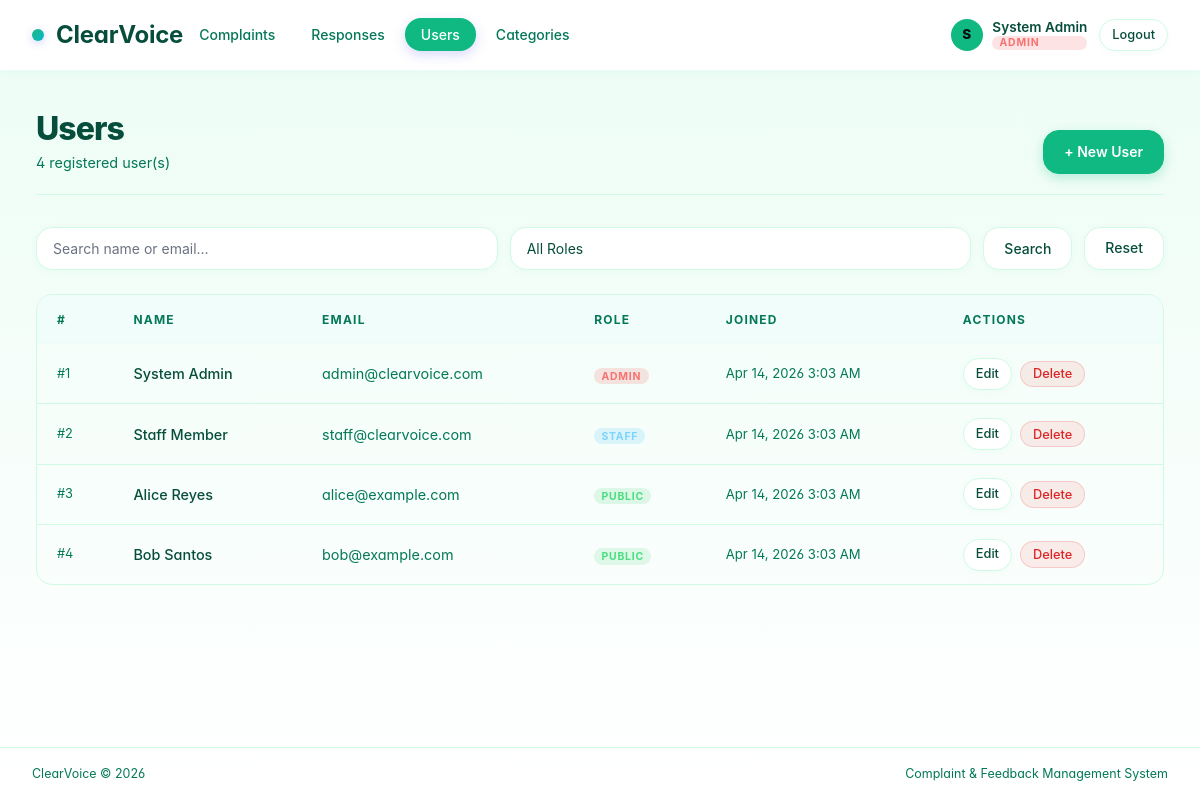
The page /pages/users/index.php (signed in) on the database its author committed.
### tables this page shows
CREATE TABLE IF NOT EXISTS users (
    id          INT UNSIGNED AUTO_INCREMENT PRIMARY KEY,
    name        VARCHAR(100)  NOT NULL,
    email       VARCHAR(150)  NOT NULL UNIQUE,
    password    VARCHAR(255)  NOT NULL,
    role        ENUM('admin','staff','public') NOT NULL DEFAULT 'public',
    created_at  DATETIME NOT NULL DEFAULT CURRENT_TIMESTAMP,
    updated_at  DATETIME NOT NULL DEFAULT CURRENT_TIMESTAMP ON UPDATE CURRENT_TIMESTAMP
);

### includes/helpers.php (called while the page is built, shortened)
<?php
function e(string $value): string
{
    return htmlspecialchars($value, ENT_QUOTES | ENT_SUBSTITUTE, 'UTF-8');
}
function formatDate(string $datetime): string
{
    return date('M j, Y  g:i A', strtotime($datetime));
}

### pages/users/index.php (the view, shortened to what this page needs)
<?php
require_once __DIR__ . '/../../includes/header.php';
$db     = getDB();
$search = trim($_GET['search'] ?? '');
$params = [];
$where  = ['1=1'];
$stmt  = $db->prepare('SELECT * FROM users WHERE ' . implode(' AND ', $where) . ' ORDER BY created_at DESC');
$stmt->execute($params);
$users = $stmt->fetchAll();
?>
<div class="page-header">
    <div><h1>Users</h1><p><?= count($users) ?> registered user(s)</p></div>
    <a href="create.php" class="btn btn-primary">+ New User</a>
</div>
<div class="search-bar">
    <form method="get" style="display:contents">
        <input type="text" name="search" value="<?= e($search) ?>" placeholder="Search name or email…">
        <select name="role">
            <option value="">All Roles</option>
        </select>
        <button type="submit" class="btn btn-secondary">Search</button>
        <a href="index.php" class="btn btn-secondary">Reset</a>
    </form>
</div>
<?php if (empty($users)): ?>
    <div class="empty-state"><div class="empty-icon">👤</div><p>No users found.</p></div>
<?php else: ?>
<div class="table-wrap">
    <table>
        <thead>
            <tr><th>#</th><th>Name</th><th>Email</th><th>Role</th><th>Joined</th><th>Actions</th></tr>
        </thead>
        <tbody>
        <?php foreach ($users as $u): ?>
            <tr>
                <td style="color:var(--text-muted);font-size:.8rem">#<?= $u['id'] ?></td>
                <td style="font-weight:500"><?= e($u['name']) ?></td>
                <td style="color:var(--text-muted)"><?= e($u['email']) ?></td>
                <td><span class="role-pill role-<?= e($u['role']) ?>"><?= ucfirst(e($u['role'])) ?></span></td>
                <td style="color:var(--text-muted);font-size:.82rem"><?= formatDate($u['created_at']) ?></td>
                <td>
                    <div class="actions">
                        <a href="edit.php?id=<?= $u['id'] ?>" class="btn btn-secondary btn-sm">Edit</a>
                        <button class="btn btn-danger btn-sm"
                            data-delete-url="delete.php?id=<?= $u['id'] ?>"
                            data-delete-label="<?= e($u['name']) ?>">Delete</button>
                    </div>
                </td>
            </tr>
        <?php endforeach; ?>
        </tbody>
    </table>
</div>
<?php endif; ?>
<?php require_once __DIR__ . '/../../includes/footer.php'; ?>

### assets/css/style.css (style rules this page uses)
:root { --bg: #ffffff; --bg-card: #ffffff; --bg-hover: #f0fdfa; --bg-gradient: linear-gradient(135deg, #10b981 0%, #14b8a6 50%, #06b6d4 100%); --border: #d1fae5; --border-light:#ecfdf5; --accent: #10b981; --accent-dim: #059669; --accent-light: #34d399; --text: #064e3b; --text-muted: #047857; --text-subtle: #6b7280; --danger: #dc2626; --success: #059669; --info: #0891b2; --warning: #d97706; --radius: 8px; --radius-lg: 16px; --radius-xl: 24px; --font-head: 'Inter', 'Syne', sans-serif; --font-body: 'Inter', 'DM Sans', sans-serif; --shadow: 0 10px 40px rgba(16,185,129,.08); --shadow-sm: 0 2px 8px rgba(16,185,129,.04); --shadow-lg: 0 20px 60px rgba(16,185,129,.12); }
*, *::before, *::after { box-sizing: border-box; margin: 0; padding: 0; }
html { scroll-behavior: smooth; }
body { background: linear-gradient(to bottom, #ecfdf5, #ffffff); color: var(--text); font-family: var(--font-body); font-size: 14px; line-height: 1.6; min-height: 100vh; display: flex; flex-direction: column; font-feature-settings: "cv02", "cv03", "cv04", "cv11"; }
a { color: var(--accent); text-decoration: none; }
.page-header { display: flex; align-items: flex-end; justify-content: space-between; margin-bottom: 2rem; padding-bottom: 1.25rem; border-bottom: 1px solid var(--border); gap: 1rem; flex-wrap: wrap; }
.page-header h1 { font-family: var(--font-head); font-size: 2rem; font-weight: 800; letter-spacing: -.03em; line-height: 1.1; color: var(--text); }
.page-header p { color: var(--text-muted); font-size: .9rem; margin-top: .25rem; }
.table-wrap { overflow-x: auto; border-radius: var(--radius-lg); border: 1px solid var(--border); }
table { width: 100%; border-collapse: collapse; font-size: .9rem; }
thead { background: var(--bg-hover); border-bottom: 1px solid var(--border-light); }
thead th { font-family: var(--font-head); font-size: .75rem; font-weight: 700; text-transform: uppercase; letter-spacing: .1em; color: var(--text-muted); padding: .9rem 1.25rem; text-align: left; white-space: nowrap; }
tbody tr { border-bottom: 1px solid var(--border); transition: background .15s; }
tbody tr:last-child { border-bottom: none; }
tbody td { padding: .85rem 1.25rem; color: var(--text); vertical-align: middle; }
.btn { display: inline-flex; align-items: center; gap: .5rem; padding: .6rem 1.25rem; border-radius: var(--radius-lg); font-family: var(--font-body); font-size: .875rem; font-weight: 500; cursor: pointer; border: 1px solid transparent; transition: all .2s cubic-bezier(0.4, 0, 0.2, 1); text-decoration: none !important; white-space: nowrap; position: relative; overflow: hidden; }
.btn::before { content: ''; position: absolute; top: 50%; left: 50%; width: 0; height: 0; border-radius: 50%; background: rgba(255,255,255,.2); transform: translate(-50%, -50%); transition: width .3s, height .3s; }
.btn-primary { background: var(--accent); color: white; border-color: var(--accent); font-weight: 600; box-shadow: 0 4px 12px rgba(16,185,129,.25); }
.btn-secondary { background: var(--bg-card); color: var(--text); border-color: var(--border); box-shadow: var(--shadow-sm); }
.btn-danger { background: rgba(239,68,68,.1); color: var(--danger); border-color: rgba(239,68,68,.2); }
.btn-sm { padding: .3rem .75rem; font-size: .8rem; }
.actions { display: flex; gap: .5rem; align-items: center; }
input[type="text"], input[type="email"], input[type="color"], input[type="password"], select, textarea { background: var(--bg-card); border: 1px solid var(--border); border-radius: var(--radius-lg); color: var(--text); font-family: var(--font-body); font-size: .875rem; padding: .75rem 1rem; width: 100%; transition: all .2s cubic-bezier(0.4, 0, 0.2, 1); appearance: none; box-shadow: var(--shadow-sm); }
input::placeholder, textarea::placeholder { color: var(--text-subtle); }
.search-bar { display: flex; gap: .75rem; margin-bottom: 1.5rem; flex-wrap: wrap; }
.search-bar input, .search-bar select { flex: 1; min-width: 160px; }
.fade-in { animation: fadeIn .35s ease both; }
.role-pill { font-size: .65rem; font-weight: 700; text-transform: uppercase; letter-spacing: .08em; padding: .1rem .45rem; border-radius: 99px; }
.role-admin { background: rgba(239,68,68,.15); color: #f87171; }
.role-staff { background: rgba(56,189,248,.15); color: #7dd3fc; }
.role-public { background: rgba(34,197,94,.12); color: #4ade80; }

### rows shown on the page
users: id "1", name "System Admin", email "admin@clearvoice.com", role "ADMIN", created_at "Apr 14, 2026 3:03 AM"
users: id "2", name "Staff Member", email "staff@clearvoice.com", role "STAFF", created_at "Apr 14, 2026 3:03 AM"
users: id "3", name "Alice Reyes", email "alice@example.com", role "PUBLIC", created_at "Apr 14, 2026 3:03 AM"
users: id "4", name "Bob Santos", email "bob@example.com", role "PUBLIC", created_at "Apr 14, 2026 3:03 AM"

### other values the page prints
substr($currentUser['name'], 0, 1) "S"
$currentUser['name'] "System Admin"
$currentUser['role'] "ADMIN"
count($users) "4"
